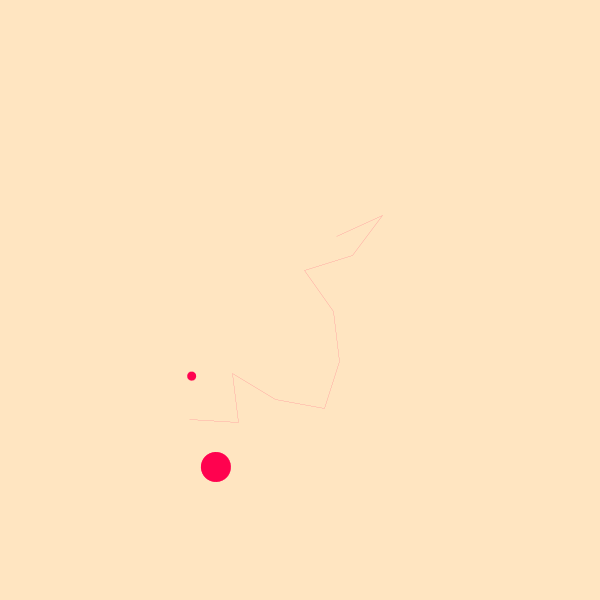
Frame 1 (no input)
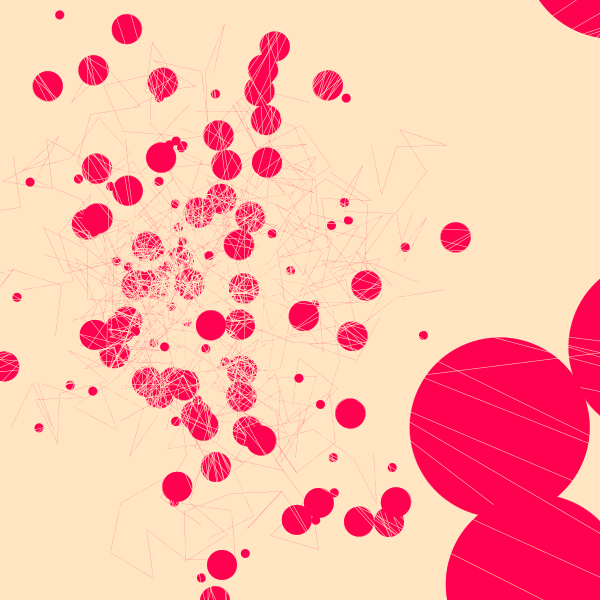
Frame 60 (the mouse pressed at the canvas centre just before this capture)
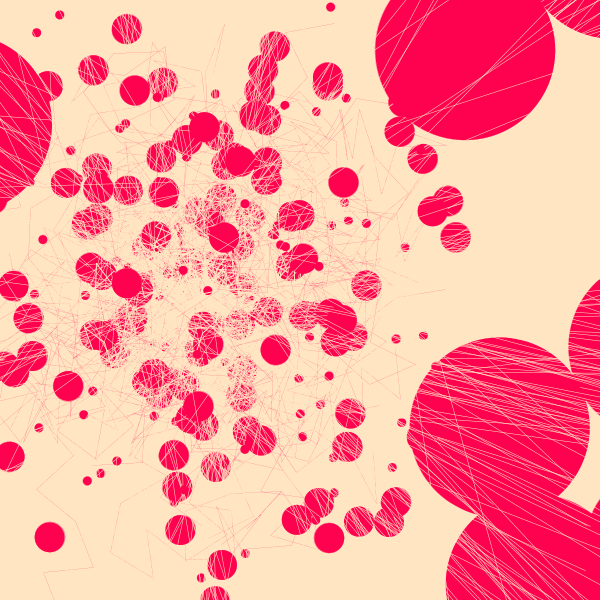
Frame 120 (the mouse held since frame 60 and released just before this capture)

The Processing sketch that drew these frames (run headless with seeded random() and noise(); from frame 60 on, the mouse is pressed at the canvas centre):

// Processing sketch: processing_163136
// ── processing_163136.pde

//variables

int count = 0;



void setup() {
  size(600, 600);
  background(255, 229, 193);

}


void draw() {


  translate(200, 300);
  pushMatrix();


  for (int i= 0; i<10; i++) {


    rotate(radians(random(-150, 150)));


    fill(255, 229, 193);
    stroke(255, 229, 193);
    strokeWeight(1);



    scale(1);
    line(0, 0, 0, -25);
    translate(0, -25);
  }



  for (int i= 0; i<10; i++) {


    rotate(radians(random(15, 300)));


    noFill();
    stroke(255, 229, 193);
    strokeWeight(0.5);



    scale(1);
    line(0, 0, 0, - width);
    translate(0, -25);
  }




  for (int i= 0; i<10; i++) {


    rotate(radians(random(15, 300)));


    noFill();
    stroke(255, 2, 79);
    strokeWeight(0.1);



    scale(1);
    line(0, 0, 0, -50);
    translate(0, -50);
  }



  {

    for (int i= 0; i<10; i++) {
      rotate(radians(random(15, 300)));

      fill(255, 2, 79);
      stroke(255, 2, 79);
      strokeWeight(1);
    }


    scale(0.3);
    ellipse(random(300), random(300), 100, 100);
    translate(0, -50);
  }


  {

    for (int i=1; i<10; i++) {
      rotate(radians(random(15, 300)));

      fill(255, 2, 79);
      stroke(255, 2, 79);
      strokeWeight(1);
    }


    scale(0.3);
    ellipse(300, random(600), 100, 100);
    translate(0, -25);
  }

  {
    for (int i=1; i<10; i++) {
      rotate(random(0, 300));

      fill(255, 2, 79);
      stroke(255, 2, 79);
      strokeWeight(0.1);
    }


    scale(20);
    ellipse(300, random(600), 100, 100);
    translate(0, 0);
  }


  popMatrix();


}
